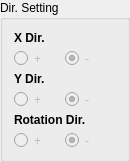
               <widget class="QGroupBox" name="groupBox">
                <property name="sizePolicy">
                 <sizepolicy hsizetype="Preferred" vsizetype="Expanding">
                  <horstretch>0</horstretch>
                  <verstretch>0</verstretch>
                 </sizepolicy>
                </property>
                <property name="maximumSize">
                 <size>
                  <width>130</width>
                  <height>16777215</height>
                 </size>
                </property>
                <property name="title">
                 <string>Dir. Setting</string>
                </property>
                <layout class="QVBoxLayout" name="verticalLayout_4">
                 <item>
                  <widget class="QLabel" name="label_4">
                   <property name="text">
                    <string>&lt;html&gt;&lt;head/&gt;&lt;body&gt;&lt;p&gt;&lt;span style=&quot; font-weight:600;&quot;&gt;X Dir.&lt;/span&gt;&lt;/p&gt;&lt;/body&gt;&lt;/html&gt;</string>
                   </property>
                  </widget>
                 </item>
                 <item>
                  <widget class="QFrame" name="frame">
                   <property name="styleSheet">
                    <string notr="true">border: None;</string>
                   </property>
                   <property name="frameShape">
                    <enum>QFrame::StyledPanel</enum>
                   </property>
                   <property name="frameShadow">
                    <enum>QFrame::Raised</enum>
                   </property>
                   <layout class="QHBoxLayout" name="horizontalLayout_9">
                    <property name="spacing">
                     <number>0</number>
                    </property>
                    <property name="leftMargin">
                     <number>0</number>
                    </property>
                    <property name="topMargin">
                     <number>0</number>
                    </property>
                    <property name="rightMargin">
                     <number>0</number>
                    </property>
                    <property name="bottomMargin">
                     <number>0</number>
                    </property>
                    <item>
                     <widget class="QRadioButton" name="radioButton">
                      <property name="enabled">
                       <bool>false</bool>
                      </property>
                      <property name="text">
                       <string>+</string>
                      </property>
                      <property name="checked">
                       <bool>false</bool>
                      </property>
                     </widget>
                    </item>
                    <item>
                     <widget class="QRadioButton" name="radioButton_2">
                      <property name="enabled">
                       <bool>false</bool>
                      </property>
                      <property name="text">
                       <string>-</string>
                      </property>
                      <property name="checked">
                       <bool>true</bool>
                      </property>
                     </widget>
                    </item>
                   </layout>
                  </widget>
                 </item>
                 <item>
                  <widget class="QLabel" name="label_8">
                   <property name="text">
                    <string>&lt;html&gt;&lt;head/&gt;&lt;body&gt;&lt;p&gt;&lt;span style=&quot; font-weight:600;&quot;&gt;Y Dir.&lt;/span&gt;&lt;/p&gt;&lt;/body&gt;&lt;/html&gt;</string>
                   </property>
                  </widget>
                 </item>
                 <item>
                  <widget class="QFrame" name="frame_2">
                   <property name="styleSheet">
                    <string notr="true">border: None;</string>
                   </property>
                   <property name="frameShape">
                    <enum>QFrame::StyledPanel</enum>
                   </property>
                   <property name="frameShadow">
                    <enum>QFrame::Raised</enum>
                   </property>
                   <layout class="QHBoxLayout" name="horizontalLayout_10">
                    <property name="spacing">
                     <number>0</number>
                    </property>
                    <property name="leftMargin">
                     <number>0</number>
                    </property>
                    <property name="topMargin">
                     <number>0</number>
                    </property>
                    <property name="rightMargin">
                     <number>0</number>
                    </property>
                    <property name="bottomMargin">
                     <number>0</number>
                    </property>
                    <item>
                     <widget class="QRadioButton" name="radioButton_3">
                      <property name="enabled">
                       <bool>false</bool>
                      </property>
                      <property name="text">
                       <string>+</string>
                      </property>
                      <property name="checked">
                       <bool>false</bool>
                      </property>
                     </widget>
                    </item>
                    <item>
                     <widget class="QRadioButton" name="radioButton_4">
                      <property name="enabled">
                       <bool>false</bool>
                      </property>
                      <property name="text">
                       <string>-</string>
                      </property>
                      <property name="checked">
                       <bool>true</bool>
                      </property>
                     </widget>
                    </item>
                   </layout>
                  </widget>
                 </item>
                 <item>
                  <widget class="QLabel" name="label_16">
                   <property name="text">
                    <string>&lt;html&gt;&lt;head/&gt;&lt;body&gt;&lt;p&gt;&lt;span style=&quot; font-weight:600;&quot;&gt;Rotation Dir.&lt;/span&gt;&lt;/p&gt;&lt;/body&gt;&lt;/html&gt;</string>
                   </property>
                  </widget>
                 </item>
                 <item>
                  <widget class="QFrame" name="frame_4">
                   <property name="styleSheet">
                    <string notr="true">border: None;</string>
                   </property>
                   <property name="frameShape">
                    <enum>QFrame::StyledPanel</enum>
                   </property>
                   <property name="frameShadow">
                    <enum>QFrame::Raised</enum>
                   </property>
                   <layout class="QHBoxLayout" name="horizontalLayout_11">
                    <property name="spacing">
                     <number>0</number>
                    </property>
                    <property name="leftMargin">
                     <number>0</number>
                    </property>
                    <property name="topMargin">
                     <number>0</number>
                    </property>
                    <property name="rightMargin">
                     <number>0</number>
                    </property>
                    <property name="bottomMargin">
                     <number>0</number>
                    </property>
                    <item>
                     <widget class="QRadioButton" name="radioButton_5">
                      <property name="enabled">
                       <bool>false</bool>
                      </property>
                      <property name="text">
                       <string>+</string>
                      </property>
                      <property name="checked">
                       <bool>false</bool>
                      </property>
                     </widget>
                    </item>
                    <item>
                     <widget class="QRadioButton" name="radioButton_6">
                      <property name="enabled">
                       <bool>false</bool>
                      </property>
                      <property name="text">
                       <string>-</string>
                      </property>
                      <property name="checked">
                       <bool>true</bool>
                      </property>
                     </widget>
                    </item>
                   </layout>
                  </widget>
                 </item>
                </layout>
               </widget>
